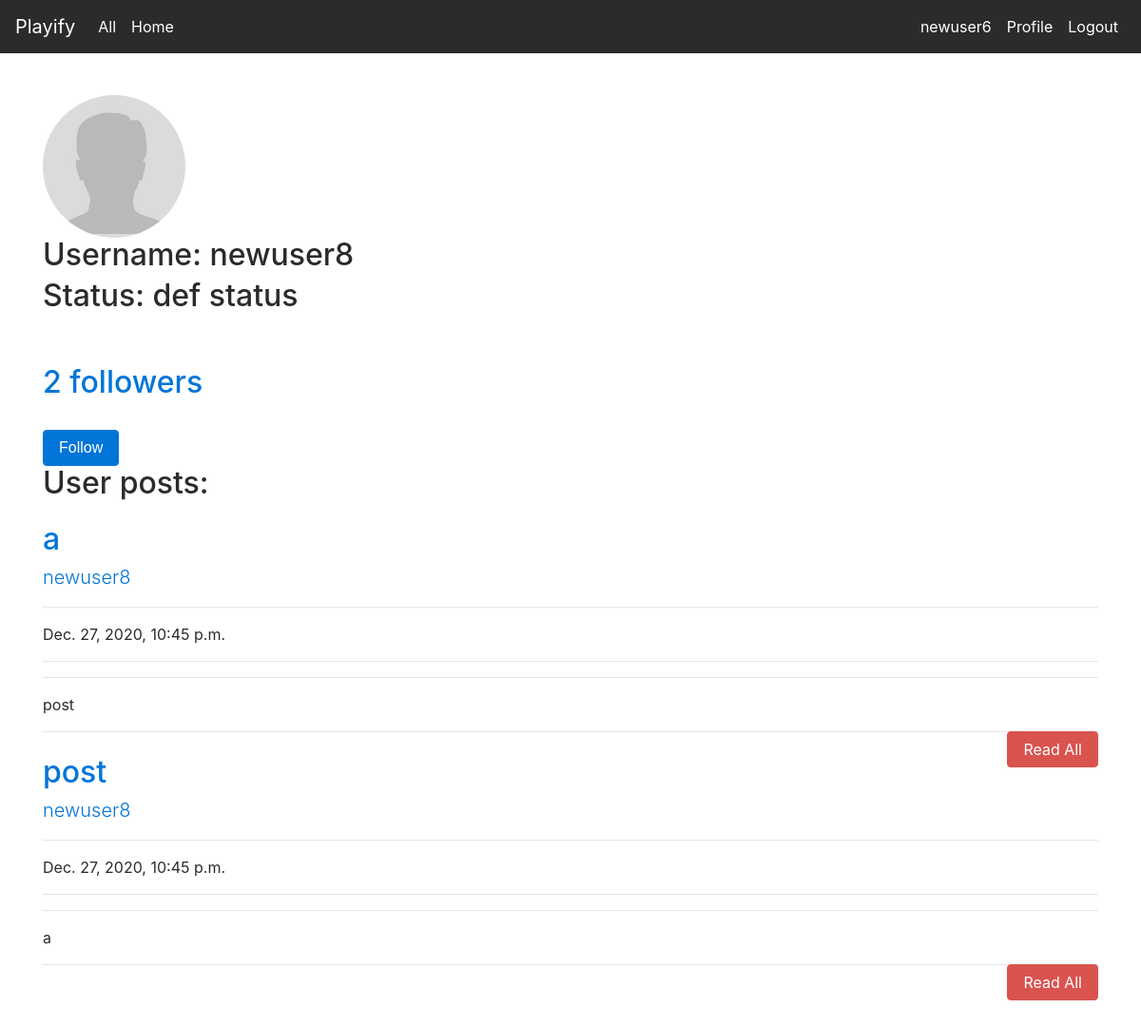
The app's page /user/profile/newuser8 (signed in) with its own data.
### user/models.py (models this page shows, shortened)
class Profile(models.Model):
    user = models.OneToOneField(User, on_delete=models.CASCADE)
    following = models.ManyToManyField(User, related_name='following', blank=True)
    password = models.CharField(max_length = 50,verbose_name = "Password")
    status = models.CharField(max_length = 50,verbose_name = "Status",default="def status", blank=True)
    image= models.ImageField(default='default.jpg', upload_to='profile_pics')
    def create_profile(sender, **kwargs):
        user = kwargs["instance"]
        if kwargs["created"]:
            profile = Profile(user=user)
            profile.save()
    post_save.connect(create_profile, sender=User)

### article/models.py (models this page shows, shortened)
class Article(models.Model):
    author = models.ForeignKey("auth.User",on_delete = models.CASCADE,verbose_name = "Username ")
    title = models.CharField(max_length = 50,verbose_name = "Title")
    content = RichTextField()
    created_date = models.DateTimeField(auto_now_add=True,verbose_name="Creating Time")
    article_image = models.FileField(blank = True,null = True,verbose_name = "Add Image")
    class Meta:
        ordering = ['-created_date']

### user/views.py (the view, shortened to what this page needs)
# urls.py: url(r'profile/(?P<username>[a-zA-Z0-9]+)$', views.get_user_profile),
def get_user_profile(request, username):
    loggeduser = request.user
    if not loggeduser.is_authenticated:
        return render(request,"404.html")
    loggedprofile = Profile.objects.get(user=loggeduser)
    if User.objects.filter(username=username).exists():
        user = User.objects.get(username=username)
        article = Article.objects.filter(author = user)
        viewedprofile = user.profile
        isSame = (loggedprofile==viewedprofile)
        if viewedprofile.user in loggedprofile.following.all():
            follow = True
        else:
            follow = False
        return render(request, "user_profile.html", {"user":user,"articles":article,"follow":follow,"isSame":isSame})
    return render(request,"404.html")

### templates/user_profile.html (shortened to what this page needs)
{% extends "layout.html" %}
{% block body %}
<div class="content-section">
    <div class="media">
      <div class="media-body">
        <img class="rounded-circle account-img" width="150" height="150" src="{{ user.profile.image.url }}">
        <h2 class="account-heading">Username: {{ user.username }}</h2>
        <h2 class="account-heading">Status: {{ user.profile.status }}</h2><br>
        <a href="./following/{{user.username}}"><h2 class="mt-4">{{user.following.count}} followers</h2></a>
          <form method = "post" data-="{{ user.username }}">
              {% if isSame %}
              <a href="../profilesettings" class="btn btn-primary">Profile settings</a>
              {% else %}
              <br>
                {% if follow %}
                  <button id="button1" onclick="document.getElementById('button1')='a'" type = "submit" class = "btn btn-danger">Unfollow</button>
                  {% else %}
                  <button id="button2" onclick="document.getElementById('button2')='b'" type = "submit" class = "btn btn-primary">Follow</button>
                  {% endif %}</button>
              {% endif %}
        <h2 class="account-heading">User posts:</h2>
          {% if articles %}
{% for article in articles %}
    <div class="col-lg-13">
      <a href="{% url 'article:detail' article.id %}"><h2 class="mt-4">{{article.title}}</h2></a>
      <p class="lead">
         <a href="../user/profile/{{article.author.username}}">{{article.author.username}}</a>
      </p>
      <hr>
      <p>{{article.created_date}}</p>
      <hr>
      <hr>
      <p class="lead">
          {{article.content|safe|truncatewords:50}}
      </p>
      <a style ="float : right;" href="{% url 'article:detail' article.id %}" class ="btn btn-danger">Read All</a>
      <hr>
        </div>
{% endfor %}
{% endif %}
      </div>
    </div>
  </div>
{% endblock body %}

### templates/includes/navbar.html (shortened to what this page needs)
<nav class="navbar navbar-toggleable-md navbar-inverse fixed-top bg-inverse">
        <a class="navbar-brand" href="{% url 'index'  %}">Playify</a>
        <div class="collapse navbar-collapse" id="navbarCollapse">
          <ul class="navbar-nav mr-auto">
            {% if request.user.is_authenticated %}
            <li class="nav-item active">
                <a class="nav-link" href="{% url 'article:articles'  %}">All</a>
            </li>
            <li class="nav-item active">
              <a class="nav-link" href="{% url 'article:articles'  %}main">Home</a>
          </li>
          </ul>
          <ul class="navbar-nav ml-auto">
          <li class="nav-item active">
            <a class="nav-link" href="{% url 'article:dashboard'  %}">{{request.user.username}}</a>
          </li>
          <li class="nav-item active">
            <a class="nav-link" href="{{ HTTP_HOST }}/user/profile/{{article.author.username}}">Profile</a>
          </li>
          <li class="nav-item active">
            <a class="nav-link" href="{% url 'user:logout'  %}">Logout</a>
          </li>
          {% endif %}
          </ul>
        </div>
</nav>

### records on screen
Article: title "a", author.username "newuser8", created_date "Dec. 27, 2020, 10:45 p.m.", content "post"
Article: title "post", author.username "newuser8", created_date "Dec. 27, 2020, 10:45 p.m.", content "a"

### other values on screen
{{ request.user.username }} "newuser6"
{{ user.username }} "newuser8"
{{ user.profile.status }} "def status"
{{ user.following.count }} "2"
